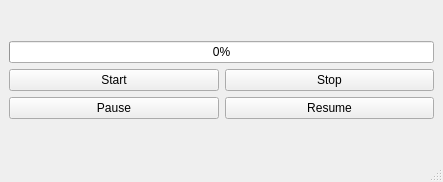
<?xml version="1.0" encoding="UTF-8"?>
<ui version="4.0">
 <class>Widget</class>
 <widget class="QMainWindow" name="Widget">
  <property name="geometry">
   <rect>
    <x>0</x>
    <y>0</y>
    <width>443</width>
    <height>182</height>
   </rect>
  </property>
  <property name="windowTitle">
   <string>Widget</string>
  </property>
  <widget class="QWidget" name="centralwidget">
   <layout class="QVBoxLayout" name="verticalLayout_3">
    <item>
     <layout class="QVBoxLayout" name="verticalLayout_2">
      <item>
       <widget class="QProgressBar" name="progressBar">
        <property name="value">
         <number>0</number>
        </property>
       </widget>
      </item>
      <item>
       <layout class="QHBoxLayout" name="horizontalLayout_2">
        <item>
         <widget class="QPushButton" name="pbStart">
          <property name="text">
           <string>Start</string>
          </property>
         </widget>
        </item>
        <item>
         <widget class="QPushButton" name="pbStop">
          <property name="text">
           <string>Stop</string>
          </property>
         </widget>
        </item>
       </layout>
      </item>
      <item>
       <layout class="QHBoxLayout" name="horizontalLayout_3">
        <item>
         <widget class="QPushButton" name="pbPause">
          <property name="text">
           <string>Pause</string>
          </property>
         </widget>
        </item>
        <item>
         <widget class="QPushButton" name="pbResume">
          <property name="text">
           <string>Resume</string>
          </property>
         </widget>
        </item>
       </layout>
      </item>
     </layout>
    </item>
   </layout>
  </widget>
  <widget class="QMenuBar" name="menubar">
   <property name="geometry">
    <rect>
     <x>0</x>
     <y>0</y>
     <width>443</width>
     <height>26</height>
    </rect>
   </property>
  </widget>
  <widget class="QStatusBar" name="statusbar"/>
 </widget>
 <resources/>
 <connections/>
</ui>
